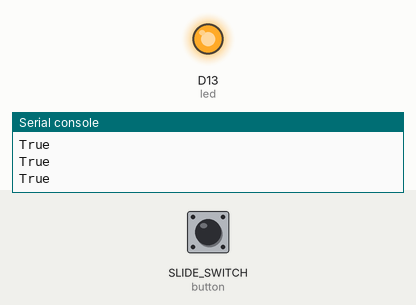
This program was run on a simulated CircuitPython board. On the bench: output pins drawn as LEDs (lit = HIGH), the last lines printed to the serial console. The inputs (shaded band) are chosen by the test bench; at power-on: SLIDE_SWITCH (button) HIGH.

Above: at 1.2 s.
1.3 s: SLIDE_SWITCH (button) pulled LOW for 0.15 s
At 1.4 s:
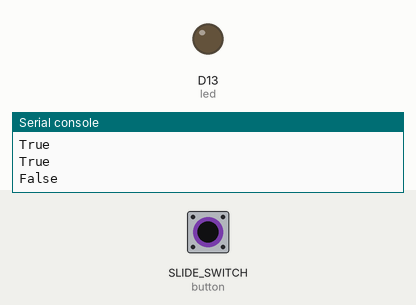
3.0 s: SLIDE_SWITCH (button) pulled LOW for 3.2 s
At 6.7 s:
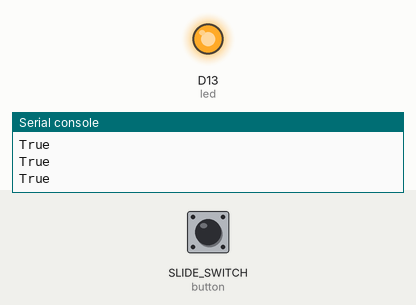
Timing chart, 0 to 8.2 s (numbered marks = the images above; inputs shaded):
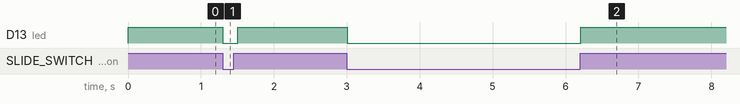

The program:

Week02_OnBoardSlideSwitch.py
```python
# import modules
import board
import time
from digitalio import DigitalInOut, Direction, Pull

# declare objects and variables
led = DigitalInOut(board.D13)
led.direction = Direction.OUTPUT

button = DigitalInOut(board.SLIDE_SWITCH)
button.direction = Direction.INPUT
button.pull = Pull.UP

# variables to control sleep time for blinking


# loop forever
while True:
    # print button.value to the serial monitor
    print(button.value)

    # write the button value to the led
    led.value = button.value

    # pause a bit
    time.sleep(0.1)
```

Measured:
- after the input at 1.3 s, D13 (led): HIGH → LOW at once, → HIGH 0.20 s later
- after the input at 3.0 s, D13 (led): HIGH → LOW at once, → HIGH 3.2 s later
